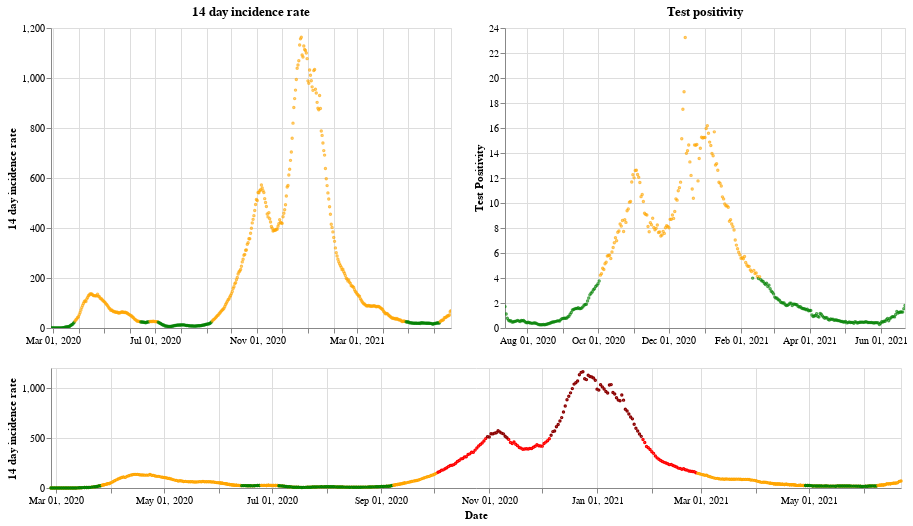

Notebook code cell kept with this figure:
### Markdown cell above
## Wales

### Code cell
plot_traffic_light('Wales')

### Figure 1 — Vega-Lite specification as saved in the notebook (floating-point values rounded to 4 significant figures; data arrays with more than 128 entries replaced by an {"elided": "..."} marker saying what was removed)
{"config": {"view": {"continuousWidth": 400, "continuousHeight": 300}}, "vconcat": [{"hconcat": [{"mark": {"type": "point", "size": 2}, "encoding": {"color": {"condition": {"value": "green", "test": "(datum.twoWeeklyCasesRate <= 25)"}, "value": "orange"}, "tooltip": [{"type": "nominal", "field": "areaName"}, {"type": "temporal", "field": "date"}, {"type": "quantitative", "field": "twoWeeklyCasesRate"}, {"type": "quantitative", "field": "testPositivity"}], "x": {"type": "temporal", "axis": {"title": ""}, "field": "date", "scale": {"domain": {"selection": "DateBrush"}}, "timeUnit": "yearmonthdate"}, "y": {"type": "quantitative", "axis": {"title": "14 day incidence rate"}, "field": "twoWeeklyCasesRate"}}, "title": "14 day incidence rate", "width": 400}, {"mark": {"type": "point", "size": 2}, "encoding": {"color": {"condition": {"value": "green", "test": "(datum.testPositivity <= 4)"}, "value": "orange"}, "tooltip": [{"type": "nominal", "field": "areaName"}, {"type": "temporal", "field": "date"}, {"type": "quantitative", "field": "twoWeeklyCasesRate"}, {"type": "quantitative", "field": "testPositivity"}], "x": {"type": "temporal", "axis": {"title": ""}, "field": "date", "scale": {"domain": {"selection": "DateBrush"}}, "timeUnit": "yearmonthdate"}, "y": {"type": "quantitative", "axis": {"title": "Test Positivity"}, "field": "testPositivity"}}, "title": "Test positivity", "width": 400}]}, {"layer": [{"mark": {"type": "point", "size": 2}, "encoding": {"color": {"condition": {"value": "orange", "test": "((50 && datum.twoWeeklyCasesRate) < 150)"}, "value": "red"}, "opacity": {"condition": {"value": 1, "test": "((50 && datum.twoWeeklyCasesRate) < 500)"}, "value": 0}, "tooltip": [{"type": "nominal", "field": "areaName"}, {"type": "temporal", "field": "date"}, {"type": "quantitative", "field": "twoWeeklyCasesRate"}, {"type": "quantitative", "field": "testPositivity"}], "x": {"type": "temporal", "axis": {"title": "Date"}, "field": "date", "timeUnit": "yearmonthdate"}, "y": {"type": "quantitative", "axis": {"title": "14 day incidence rate"}, "field": "twoWeeklyCasesRate"}}, "selection": {"DateBrush": {"type": "interval", "encodings": ["x"], "fields": ["Time"]}}, "width": 850}, {"mark": {"type": "point", "size": 2}, "encoding": {"color": {"value": "darkred"}, "opacity": {"condition": {"value": 1, "test": "(datum.twoWeeklyCasesRate >= 500)"}, "value": 0}, "tooltip": [{"type": "nominal", "field": "areaName"}, {"type": "temporal", "field": "date"}, {"type": "quantitative", "field": "twoWeeklyCasesRate"}, {"type": "quantitative", "field": "testPositivity"}], "x": {"type": "temporal", "axis": {"title": "Date"}, "field": "date", "timeUnit": "yearmonthdate"}, "y": {"type": "quantitative", "axis": {"title": "14 day incidence rate"}, "field": "twoWeeklyCasesRate"}}, "width": 400}, {"mark": {"type": "point", "size": 2}, "encoding": {"color": {"condition": {"value": "green", "test": "((4 && datum.twoWeeklyCasesRate) < 25)"}, "value": "orange"}, "opacity": {"condition": {"value": 1, "test": "(datum.twoWeeklyCasesRate < 50)"}, "value": 0}, "tooltip": [{"type": "nominal", "field": "areaName"}, {"type": "temporal", "field": "date"}, {"type": "quantitative", "field": "twoWeeklyCasesRate"}, {"type": "quantitative", "field": "testPositivity"}], "x": {"type": "temporal", "axis": {"title": "Date"}, "field": "date", "timeUnit": "yearmonthdate"}, "y": {"type": "quantitative", "axis": {"title": "14 day incidence rate"}, "field": "twoWeeklyCasesRate"}}, "width": 400}], "height": 120, "width": 800}], "data": {"name": "data-21feb6596caa2ecd45318e4ec46e8d29"}, "$schema": "https://vega.github.io/schema/vega-lite/v4.8.1.json", "datasets": {"data-21feb6596caa2ecd45318e4ec46e8d29": {"elided": "482 records"}}}
